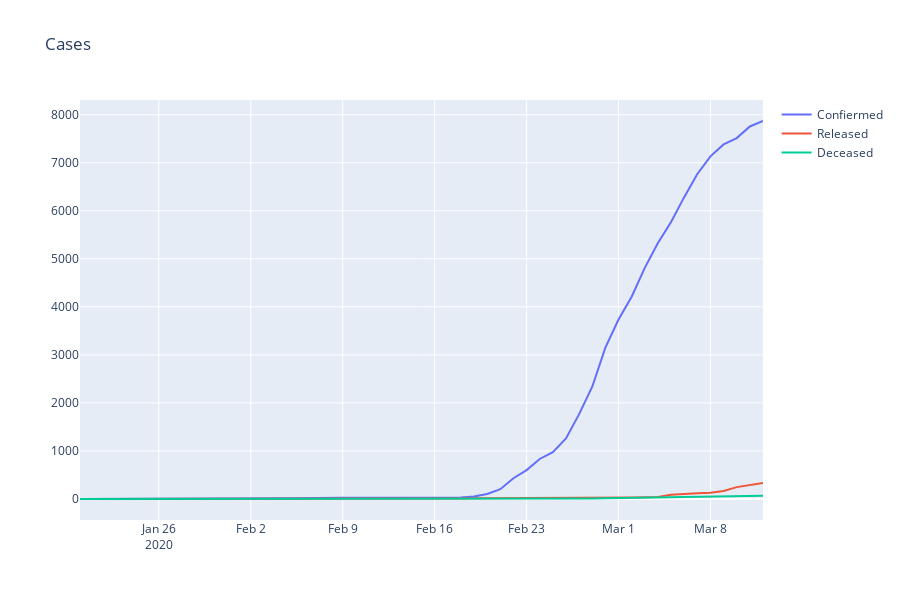

The notebook cell saved with this chart:
### Code cell
fig = px.line(title='Cases')
fig.add_scatter(x=df_time.reset_index()['date'], y=df_time.reset_index()['confirmed'], mode='lines',name='Confiermed')
fig.add_scatter(x=df_time.reset_index()['date'], y=df_time.reset_index()['released'], mode='lines', name="Released")
fig.add_scatter(x=df_time.reset_index()['date'], y=df_time.reset_index()['deceased'], mode='lines', name="Deceased")
fig.show()
